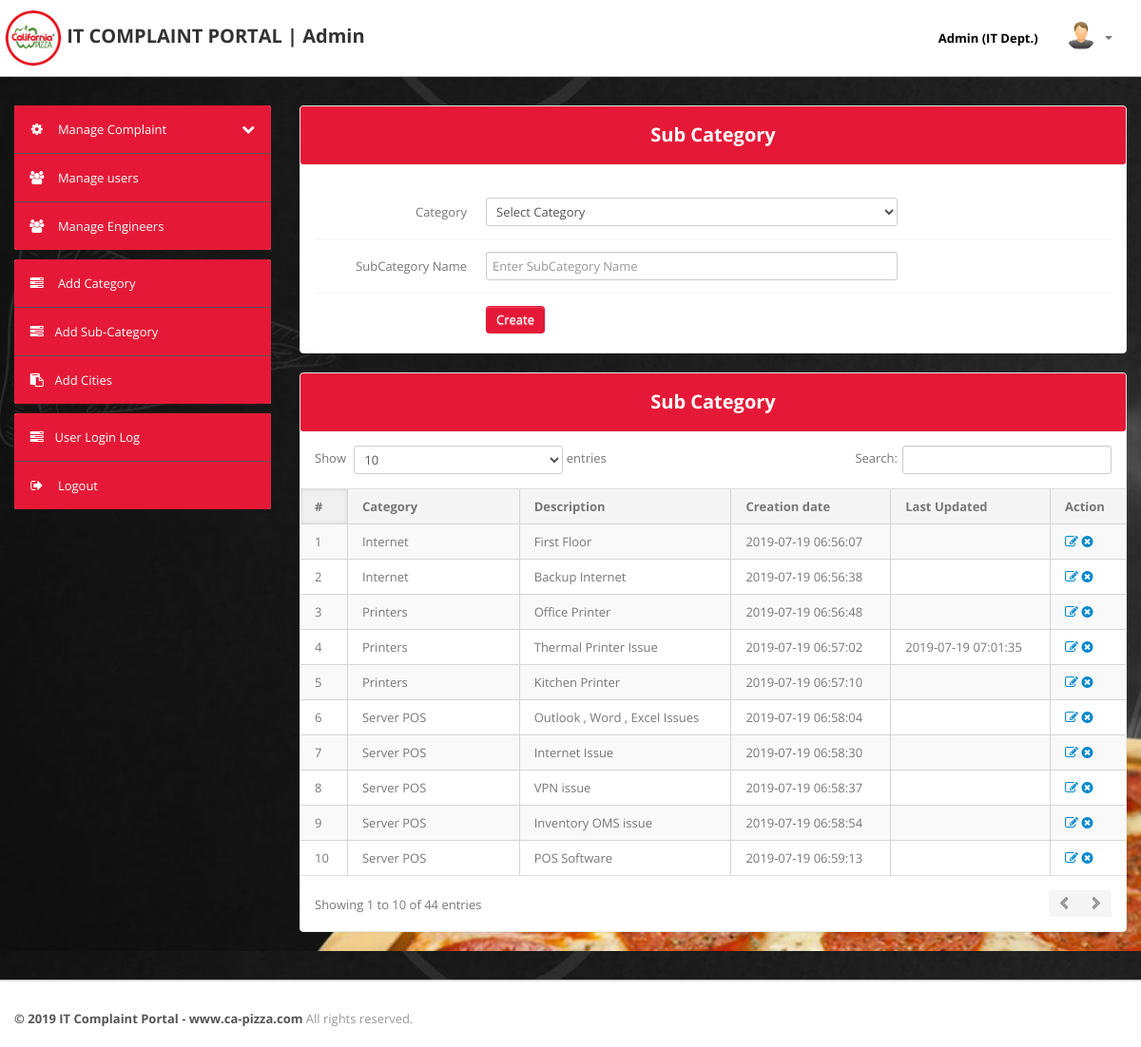
Page /admin/subcategory.php (signed in) on the committed database.
### tables this page shows
CREATE TABLE `subcategory` (
  `id` int(11) NOT NULL,
  `categoryid` int(11) DEFAULT NULL,
  `subcategory` varchar(255) DEFAULT NULL,
  `creationDate` timestamp NULL DEFAULT current_timestamp(),
  `updationDate` timestamp NULL DEFAULT NULL ON UPDATE current_timestamp()
);

CREATE TABLE `category` (
  `id` int(11) NOT NULL,
  `categoryName` varchar(255) DEFAULT NULL,
  `categoryDescription` longtext DEFAULT NULL,
  `creationDate` timestamp NULL DEFAULT current_timestamp(),
  `updationDate` timestamp NULL DEFAULT NULL ON UPDATE current_timestamp()
);

### admin/subcategory.php (the view, shortened to what this page needs)
<?php
include('include/config.php');
if(strlen($_SESSION['alogin'])==0)
	{
header('location:index.php');
}
else{
?>
<!DOCTYPE html>
<html lang="en">
<head>
	<link type="text/css" href="bootstrap/css/bootstrap.min.css" rel="stylesheet">
	<link type="text/css" href="bootstrap/css/bootstrap-responsive.min.css" rel="stylesheet">
	<link type="text/css" href="css/theme.css" rel="stylesheet">
	<link type="text/css" href="images/icons/css/font-awesome.css" rel="stylesheet">
</head>
<body oncontextmenu="return false;">
<?php include('include/header.php');?>
	<div class="wrapper">
		<div class="container">
			<div class="row">
<?php include('include/sidebar.php');?>
			<div class="span9">
					<div class="content">
						<div class="module">
							<div class="module-head">
								<h3>Sub Category</h3>
							</div>
							<div class="module-body">
									<br />
			<form class="form-horizontal row-fluid" name="subcategory" method="post" >
<div class="control-group">
<label class="control-label" for="basicinput">Category</label>
<div class="controls">
<select name="category" class="span8 tip" required>
<option value="">Select Category</option>
</select>
</div>
</div>
<div class="control-group">
<label class="control-label" for="basicinput">SubCategory Name</label>
<div class="controls">
<input type="text" placeholder="Enter SubCategory Name"  name="subcategory" class="span8 tip" required>
</div>
</div>
	<div class="control-group">
											<div class="controls">
												<button type="submit" name="submit" class="btn">Create</button>
											</div>
										</div>
									</form>
							</div>
						</div>
	<div class="module">
							<div class="module-head">
								<h3>Sub Category</h3>
							</div>
							<div class="module-body table">
								<table cellpadding="0" cellspacing="0" border="0" class="datatable-1 table table-bordered table-striped	 display" width="100%">
									<thead>
										<tr>
											<th>#</th>
											<th>Category</th>
											<th>Description</th>
											<th>Creation date</th>
											<th>Last Updated</th>
											<th>Action</th>
										</tr>
									</thead>
									<tbody>
<?php $query=mysqli_query($con,"select subcategory.id,category.categoryName,subcategory.subcategory,subcategory.creationDate,subcategory.updationDate from subcategory join category on category.id=subcategory.categoryid");
$cnt=1;
while($row=mysqli_fetch_array($query))
{
?>
										<tr>
											<td><?php echo htmlentities($cnt);?></td>
											<td><?php echo htmlentities($row['categoryName']);?></td>
											<td><?php echo htmlentities($row['subcategory']);?></td>
											<td> <?php echo htmlentities($row['creationDate']);?></td>
											<td><?php echo htmlentities($row['updationDate']);?></td>
											<td>
											<a href="edit-subcategory.php?id=<?php echo $row['id']?>" ><i class="icon-edit"></i></a>
											<a href="subcategory.php?id=<?php echo $row['id']?>&del=delete" onClick="return confirm('Are you sure you want to delete?')"><i class="icon-remove-sign"></i></a></td>
										</tr>
										<?php $cnt=$cnt+1; } ?>
								</table>
							</div>
						</div>
					</div>
				</div>
			</div>
		</div>
	</div>
<?php include('include/footer.php');?>
</body>
<?php } ?>

### admin/include/header.php (shortened to what this page needs)
<div class="navbar navbar-fixed-top">
		<div class="navbar-inner">
			<div class="container">
				<a class="brand" href="change-password.php">
					  <img src="../img/logo.png" style="height:60px; width:60px; padding:0px 0px 0px 0px;">
			  		IT COMPLAINT PORTAL | Admin
			  	</a>
				<div class="nav-collapse collapse navbar-inverse-collapse">
					<ul class="nav pull-right">
						<li><a href="change-password.php">
							Admin (IT Dept.)
						</a></li>
						<li class="nav-user dropdown">
							<a href="#" class="dropdown-toggle" data-toggle="dropdown">
								<img style="height:30px; width:30px;" src="images/icon.png" class="nav-avatar" />
								<b class="caret"></b>
							</a>
						</li>
					</ul>
				</div>
			</div>
		</div>
	</div>

### admin/include/sidebar.php (shortened to what this page needs)
<div class="span3">
					<div class="sidebar">
<ul class="widget widget-menu unstyled">
							<li>
								<a class="collapsed" data-toggle="collapse" href="#togglePages">
									<i class="menu-icon icon-cog"></i>
									<i class="icon-chevron-down pull-right"></i><i class="icon-chevron-up pull-right"></i>
									Manage Complaint
								</a>
							</li>
							<li>
								<a href="manage-users.php">
									<i class="menu-icon icon-group"></i>
									Manage users
								</a>
							</li>
							<li>
								<a href="manage-engineers.php">
									<i class="menu-icon icon-group"></i>
									Manage Engineers
								</a>
							</li>
						</ul>
						<ul class="widget widget-menu unstyled">
                                <li><a href="category.php"><i class="menu-icon icon-tasks"></i> Add Category </a></li>
                                <li><a href="subcategory.php"><i class="menu-icon icon-tasks"></i>Add Sub-Category </a></li>
                                <li><a href="state.php"><i class="menu-icon icon-paste"></i>Add Cities</a></li>
                            </ul>
						<ul class="widget widget-menu unstyled">
							<li><a href="user-logs.php"><i class="menu-icon icon-tasks"></i>User Login Log </a></li>
							<li>
								<a href="logout.php">
									<i class="menu-icon icon-signout"></i>
									Logout
								</a>
							</li>
						</ul>
					</div>
				</div>

### admin/include/footer.php
<div class="footer"  >
	<div class="container">
		<b class="copyright">&copy; 2019 IT Complaint Portal - www.ca-pizza.com </b> All rights reserved.
	</div>
</div>

### rows in the picture
subcategory: categoryid.categoryName "Internet", subcategory "First Floor", creationDate "2019-07-19 06:56:07"
subcategory: categoryid.categoryName "Internet", subcategory "Backup Internet", creationDate "2019-07-19 06:56:38"
subcategory: categoryid.categoryName "Printers", subcategory "Office Printer", creationDate "2019-07-19 06:56:48"
subcategory: categoryid.categoryName "Printers", subcategory "Thermal Printer Issue", creationDate "2019-07-19 06:57:02", updationDate "2019-07-19 07:01:35"
subcategory: categoryid.categoryName "Printers", subcategory "Kitchen Printer", creationDate "2019-07-19 06:57:10"
subcategory: categoryid.categoryName "Server POS", subcategory "Outlook , Word , Excel Issues", creationDate "2019-07-19 06:58:04"
subcategory: categoryid.categoryName "Server POS", subcategory "Internet Issue", creationDate "2019-07-19 06:58:30"
subcategory: categoryid.categoryName "Server POS", subcategory "VPN issue", creationDate "2019-07-19 06:58:37"
subcategory: categoryid.categoryName "Server POS", subcategory "Inventory OMS issue", creationDate "2019-07-19 06:58:54"
subcategory: categoryid.categoryName "Server POS", subcategory "POS Software", creationDate "2019-07-19 06:59:13"
